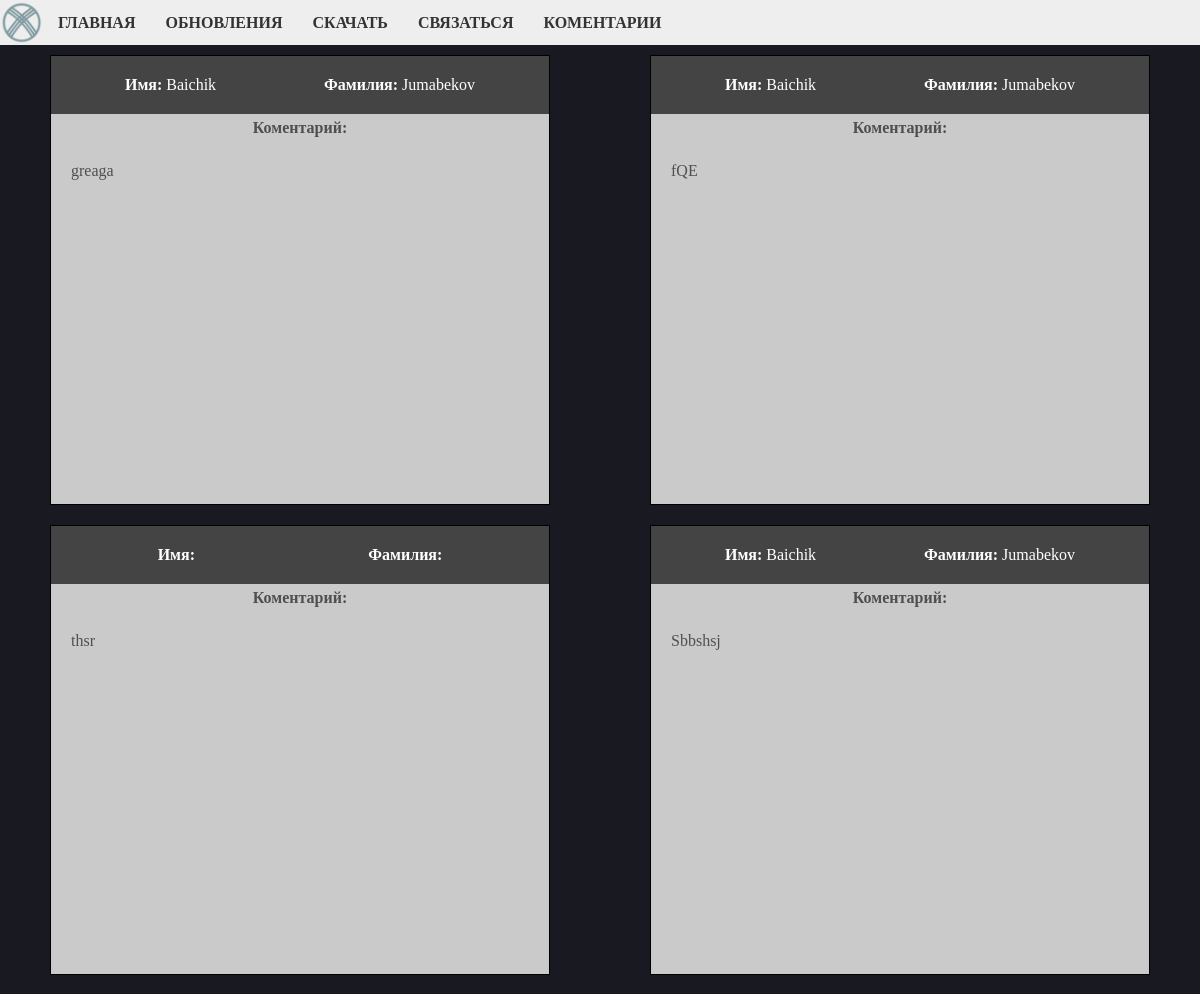
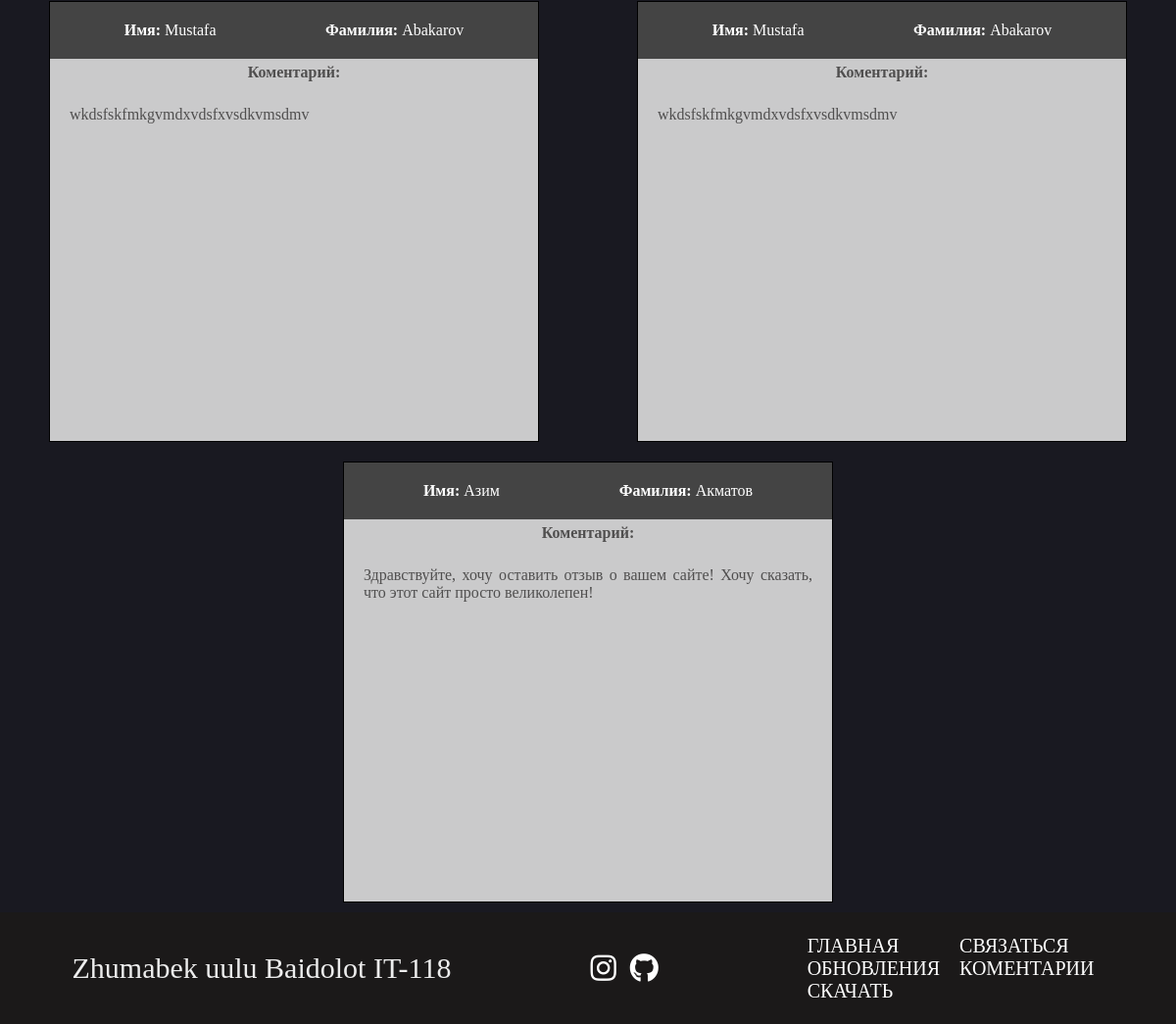
The app's page /feedbacks with its own data (2 pictures, top to bottom).
### tables this page shows
CREATE TABLE feedbacks(
  id INT AUTO_INCREMENT,
  fname varchar(80),
  lname varchar(80),
  comment text,
  PRIMARY KEY(id)
);

### main.py (the view)
@app.route('/feedbacks')
def feedbacks():
  con = sqlite3.connect('historybook.db')
  con.row_factory = dict_factory
  cur = con.cursor()
  feedbacksql = """
  SELECT * FROM feedbacks
  """
  cur.execute(feedbacksql)
  feedbacks = cur.fetchall()
  return render_template('feedbacks.html', feedbacks=feedbacks)
  cur.close()

### main.py (called while the page is built)
def dict_factory(cursor, row):
    d = {}
    for idx, col in enumerate(cursor.description):
        d[col[0]] = row[idx]
    return d

### templates/feedbacks.html
{% extends 'layout.html' %}
{% block content %}
  <div id="feedbacks-home">
      {% for feedback in feedbacks %}
      <div id="feedback-container">
        <div id="feedback-header-container">
          <span>
            <span id="feedback-header">Имя:</span>
            <span id="feedback-content">{{feedback.fname}}</span>
          </span>
          <span>
            <span id="feedback-header">Фамилия:</span>
            <span id="feedback-content">{{feedback.lname}}</span>
          </span>
        </div>
        <span id="feedback-header">Коментарий:</span>
        <div id="feedback-body">
          <span id="feedback-content">{{feedback.comment}}</span>
        </div>
      </div>
      {% endfor %}
  </div>
{% endblock %}

### templates/layout.html (shortened to what this page needs)
<!DOCTYPE html>
<html>
  <head>
    <link rel="stylesheet" href="{{url_for('static', filename="/css/style.css")}}">
    <link rel="stylesheet" href="https://cdnjs.cloudflare.com/ajax/libs/font-awesome/5.12.1/css/all.min.css">
  </head>
  <body>
    {% include 'navbar.html' %}
    {% block content %} {% endblock %}
    <footer id="footer">
      <div id="inner-footer">
        <p>Zhumabek uulu Baidolot IT-118</p>
      </div>
      <div id="icons">
        <a class="fab fa-instagram" href="https://www.instagram.com/jumabekovbaichik/"></a>
        <a class="fab fa-github" href="https://github.com/Baichik"></a>
      </div>
      <div class="sitemap">
      <div id="sitemap">
       <a href="/">ГЛАВНАЯ</a>
       <a href="/update">ОБНОВЛЕНИЯ</a>
       <a href="/download">СКАЧАТЬ</a>
      </div>
      <div id="inner-sitemap">
       <a href="/contact">СВЯЗАТЬСЯ</a>
       <a href="/feedbacks">КОМЕНТАРИИ</a>
      </div>
      </div>
    </footer>
  </body>
</html>

### templates/navbar.html
<div id="navbar">
  <img src="../static/images/historybook-logo.png">
  <a href="/">ГЛАВНАЯ</a>
  <a href="/update">ОБНОВЛЕНИЯ</a>
  <a href="/download">СКАЧАТЬ</a>
  <a href="/contact">СВЯЗАТЬСЯ</a>
  <a href="/feedbacks">КОМЕНТАРИИ</a>
</div>

### static/css/style.css (style rules this page uses)
* { box-sizing: border-box; }
html, body { margin: 0; padding: 0; font-family: San Francisco; }
#footer { background-color: rgb(27, 25, 25); min-height: 10vh; width: 100%; color: rgb(237, 237, 237); text-align: justify; margin: 0px; padding: 10px 5px; display: flex; justify-content: space-around; align-items: center; }
#icons { align-content: center; }
#icons a { color: white; font-size: 30px; text-decoration: none; padding: 5px; }
#inner-footer { display: flex; }
#inner-footer p { display: inline; font-size: 30px; }
.sitemap { display: flex; flex-direction: row; }
#sitemap { display: flex; flex-direction: column; margin: 5px; }
#sitemap a { color: white; font-size: 20px; text-decoration: none; padding: 0 5px; }
#inner-sitemap { display: flex; flex-direction: column; margin: 5px; }
#inner-sitemap a { color: white; font-size: 20px; text-decoration: none; padding: 0 5px; }
#navbar { width: 100%; height: 45px; background-color: rgba(237, 237, 237, 0.9); display: flex; align-content: center; align-items: center; flex-wrap: wrap; }
#navbar img { width: 43px; height: 43px; }
#navbar a { text-decoration: none; color: #333; padding: 5px 15px; font-weight: bold; }
#feedbacks-home { background-color: #191921; background-size: 100%; margin: 0; padding: 0; width: 100%; min-height: 95.3vh; display: flex; justify-content: space-around; flex-wrap: wrap; font-family: San Francisco; color: rgb(80, 79, 79); }
#feedback-container { background-color: rgba(253, 253, 253, 0.777); margin: 10px 10px; width: 500px; min-height: 450px; border: black 1px solid; display: flex; flex-direction: column; }
#feedback-header-container { width: 100%; height: 60px; background-color: #444; color: white; padding: 20px; display: flex; justify-content: space-around; }
#feedback-header { font-weight: bold; margin: 5px auto; }
#feedback-body { width: 100%; min-height: 100%; padding: 20px; text-align: justify; }

### records on screen
feedbacks: fname "Азим", lname "Акматов", comment "Здравствуйте, хочу оставить отзыв о вашем сайте! Хочу сказать, что этот сайт просто великолепен!"

### other values on screen
{{ feedback.fname }} "Baichik" "Baichik" "Baichik" "Mustafa" "Mustafa"
{{ feedback.lname }} "Jumabekov" "Jumabekov" "Jumabekov" "Abakarov" "Abakarov"
{{ feedback.comment }} "greaga" "fQE" "thsr" "Sbbshsj" "wkdsfskfmkgvmdxvdsfxvsdkvmsdmv" "wkdsfskfmkgvmdxvdsfxvsdkvmsdmv"
